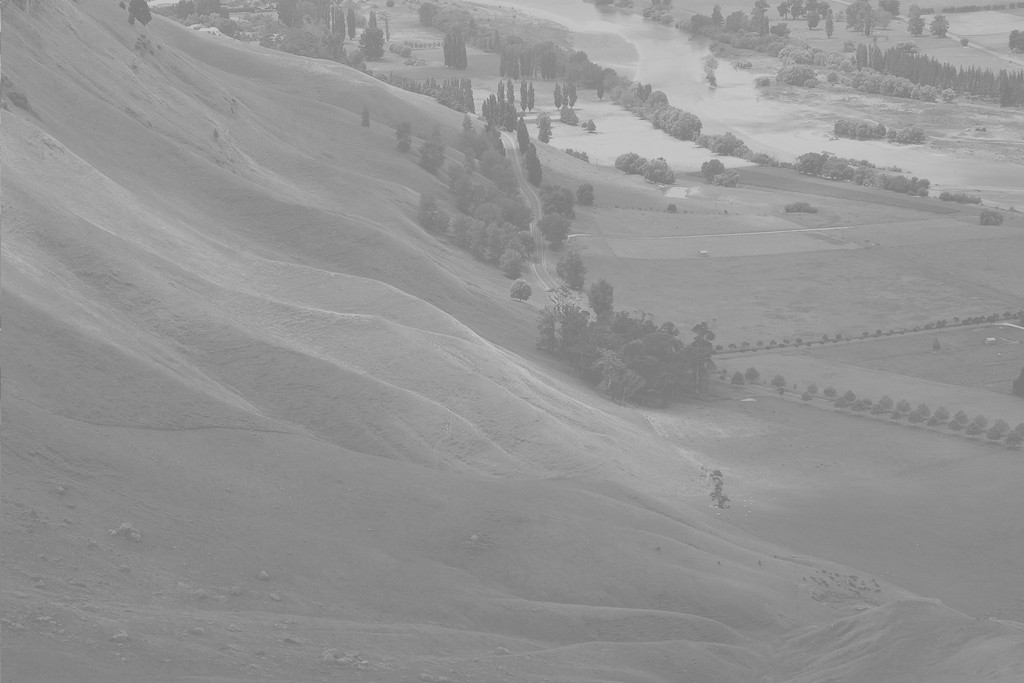
#> input picture input_image.jpg, 1024 x 683 px
$ python histogram_equalization.py -i input_image.jpg
#> lines starting #> are read from the running program, lines starting #| are printed output that depends on the picture
#> further down, image is the input picture: shape (683, 1024, 3); min 114, max 208, mean 148

#------------------------------------#
# Author: Yueh-Lin Tsou              #
# Update: 7/20/2019                  #
# E-mail: hank630280888@gmail.com    #
#------------------------------------#

"""---------------------------------
Implement Histogram Equalization
---------------------------------"""

import pylab as pl	# matplotlib's subpackage as pl for graph
import numpy as np	# use numpy library as np for array object
import argparse
import cv2			# opencv-python

# ------------------ Do image histogram equalization ------------------ #
def Hist_Equal(img):

	image = cv2.cvtColor(img, cv2.COLOR_BGR2GRAY)# convert image to grayscal
#> image: shape (683, 1024)

	# count values for each pixels(image histogram)
	x, y = image.shape 				# get image size x*y, for a image with x rows and y columns
#> x = 683; y = 1024
	histo = [0.0] * 256 			# Initializes a 256 array to hold the number of
									# occurrences of each gray level
	for i in range(0, x): 			# count each pixel value(gray level) from 0 to x
		for j in range(0, y): 		# count each pixel value(gray level) from 0 to y
			histo[image[i, j]]+=1	# count the number of occurrences of each gray level

	# cdf and new pixels values
	cdf = np.cumsum(np.array(histo))						# cumulative distribution function
#> cdf = 256 values from 0 to 699392
	trans_val = np.uint8((cdf-cdf[0])/((x*y)-cdf[0])*255)	# calculate transfer value
#> trans_val = 256 values from 0 to 255

	# applying transfered values for each pixels
	new_img = np.zeros_like(image) 	# Return an empty array new_img with shape and type of input.
	for i in range(0, x):			# count each pixel value(gray level) from 0 to x
		for j in range(0, y):		# count each pixel value(gray level) from 0 to y
			new_img[i, j] = trans_val[image[i, j]]	#fill the equalization result in the array
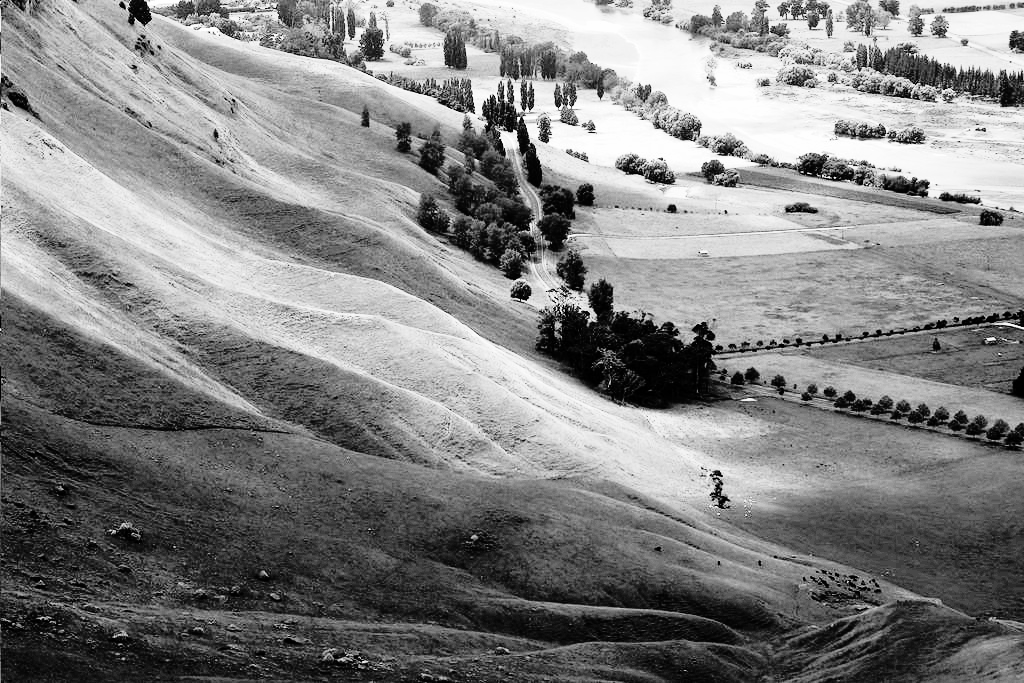
#> new_img: shape (683, 1024); min 0, max 255, mean 130

	# show original and equalized image
	pl.subplot(121)					# image position 1 row, 2 column, first position
	pl.imshow(image)				# show image "grayimg"
	pl.title('original image')		# graph title "original image"
	pl.set_cmap('gray')				# show in gray scale

	pl.subplot(122)					# image position 1 row, 2 column, second position
	pl.imshow(new_img)				# show image "grayimg"
	pl.title('equalized image')		# graph title "original image"
	pl.set_cmap('gray')				# show in gray scale

	pl.show()						# output image
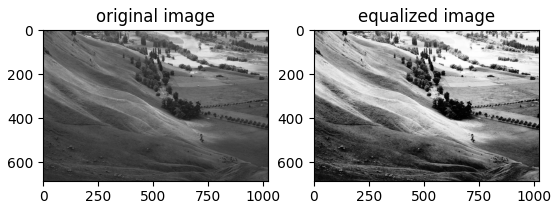
#> figure drawn by matplotlib, 2 panels

# -------------------------- main -------------------------- #
if __name__ == '__main__':
	# read one input from terminal
    # command line >> python histogram_equalization.py -i input_image.jpg

	ap = argparse.ArgumentParser()
	ap.add_argument("-i", "--image", required = True, help="Path to the input image")
	args = vars(ap.parse_args())

	# read image
	image = cv2.imread(args["image"])

	# function
	Hist_Equal(image) # do histogram equalization
